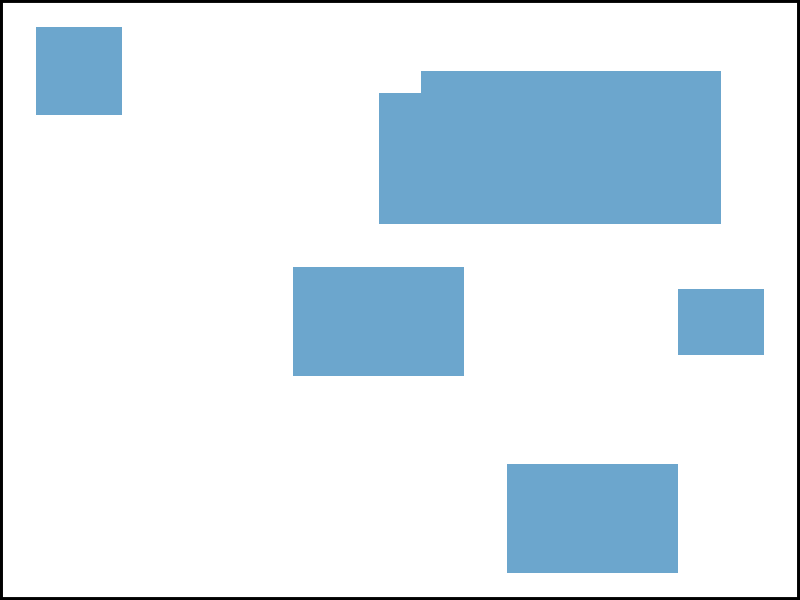

Source code (R):
## ---- chunk 1
knitr::opts_chunk$set(echo = TRUE)
library(tidyverse)
library(readxl)
## ---- chunk 2
# utility function to get rle as a named vector
vec_rle <- function(v){
    temp <- rle(v)
    out <- temp$values
    names(out) <- temp$lengths
    return(out)
}

# utility function to map table with their columns/rows in a bigger table
make_df_index <- function(v){
    table_rle <- vec_rle(v)
    divide_points <- c(0,cumsum(names(table_rle)))
    table_index <- map2((divide_points + 1)[1:length(divide_points)-1],
                        divide_points[2:length(divide_points)],
                        ~.x:.y)
    return(table_index[table_rle])
}

# split a large table in one direction if there are blank columns or rows
split_direction <- function(df,direction = "col"){
    if(direction == "col"){
        col_has_data <- unname(map_lgl(df,~!all(is.na(.x))))
        df_mapping <- make_df_index(col_has_data)
        out <- map(df_mapping,~df[,.x])
    } else if(direction == "row"){
        row_has_data <- df %>% 
            mutate_all(~!is.na(.x)) %>%
            as.matrix() %>% 
            apply(1,any)
        df_mapping <- make_df_index(row_has_data)
        out <- map(df_mapping,~df[.x,])
    }
    return(out)
}

# sometimes different tables are close to each other without empty space in between
# in thoses cases we need to manually insert rows and columns in the dataframe in
# order to make split_df() function to work
insert_row <- function(df,at,on = "below"){
    df <- as_tibble(df)
    if(!is.integer(at)) stop("at should be a integer")
    if(on == "below"){
        
    } else if(on == "above"){
        at <- at - 1
    } else {
        stop("on should be either 'below' or above")
    }
    
    if(at > 0){
        df1 <- df[1:at,]
        df2 <- df[at+1:nrow(df)-at,]
        out <- df1 %>%
            add_row() %>%
            bind_rows(df2)  
    } else if(at == 0) {
        df1 <- df[0,]
        df2 <- df[at+1:nrow(df)-at,]
        out <- df1 %>%
            add_row() %>%
            bind_rows(df2)
    } else {
        stop("Positon 'at' should be at least 1")
    }
    return(out)
}

insert_column <- function(df,at,on = "right"){
    df <- as_tibble(df)
    if(!is.integer(at)) stop("at should be a integer")
    if(on == "right"){
        
    } else if(on == "left"){
        at <- at - 1
    } else {
        stop("on should be either 'right' or left")
    }
    
    if(at > 0){
        df1 <- df[,1:at]
        df1[,1+ncol(df1)] <- NA
        df2 <- df[,at+1:ncol(df)-at]
        out <- df1 %>%
            bind_cols(df2)  
    } else if(at == 0) {
        df1 <- df[,0]
        df1[,1] <- NA
        df2 <- df
        out <- df1 %>%
            bind_cols(df2)
    } else {
        stop("Positon 'at' should be at least 1")
    }
    return(out)
}
## ---- chunk 3
# split a large table into smaller tables if there are blank columns or rows
# if you still see entire rows or columns missing. Please increase complexity
split_df <- function(df,showWarnig = TRUE,complexity = 1){
    if(showWarnig){
        warning("Please don't use first row as column names.")
    }
    
    out <- split_direction(df,"col")
    
    for(i in 1 :complexity){
        out <- out %>%
            map(~split_direction(.x,"row")) %>%
            flatten() %>%
            map(~split_direction(.x,"col")) %>%
            flatten()
    }
    return(out)
    
}

# set first row as column names for a data frame and remove the original first row
set_1row_colname <- function(df){
    colnames(df) <- as.character(df[1,])
    out <- df[-1,]
    return(out)
}

#display the rough shape of table in a sheet with multiple tables
display_table_shape <- function(df){
    colnames(df) <- 1:ncol(df)
    
    out <- df %>%
        map_df(~as.numeric(!is.na(.x))) %>%
        gather(key = "x",value = "value") %>%
        mutate(x = as.numeric(x)) %>%
        group_by(x) %>%
        mutate(y = -row_number()) %>%
        ungroup() %>%
        filter(value == 1) %>%
        ggplot(aes(x = x, y = y,fill = value)) +
        geom_tile(fill = "skyblue3") +
        scale_x_continuous(position = "top") +
        theme_void() +
        theme(legend.position="none",
              panel.border = element_rect(colour = "black", fill=NA, size=2))
    return(out)
}
## ---- chunk 4
library(tidyverse)
library(readxl)
all_table <- read_excel("multiple_tables_sheet.xlsx",col_names = FALSE)
split_df(all_table)

set_1row_colname(split_df(all_table,showWarnig = F)[[2]])

display_table_shape(all_table)


insert_column(mtcars,2L,"right")
insert_column(mtcars,1L,"left")


insert_row(mtcars,2L,"below")
insert_row(mtcars,1L,"above")
## ---- chunk 5
# utility function to get rle as a named vector
vec_rle <- function(v){
    temp <- rle(v)
    out <- temp$values
    names(out) <- temp$lengths
    return(out)
}

# utility function to map table with their columns/rows in a bigger table
make_df_index <- function(v){
    table_rle <- vec_rle(v)
    divide_points <- c(0,cumsum(names(table_rle)))
    table_index <- map2((divide_points + 1)[1:length(divide_points)-1],
                        divide_points[2:length(divide_points)],
                        ~.x:.y)
    return(table_index[table_rle])
}

# split a large table in one direction if there are blank columns or rows
split_direction <- function(df,direction = "col"){
    if(direction == "col"){
        col_has_data <- unname(map_lgl(df,~!all(is.na(.x))))
        df_mapping <- make_df_index(col_has_data)
        out <- map(df_mapping,~df[,.x])
    } else if(direction == "row"){
        row_has_data <- df %>% 
            mutate_all(~!is.na(.x)) %>%
            as.matrix() %>% 
            apply(1,any)
        df_mapping <- make_df_index(row_has_data)
        out <- map(df_mapping,~df[.x,])
    }
    return(out)
}

# sometimes different tables are close to each other without empty space in between
# in thoses cases we need to manually insert rows and columns in the dataframe in
# order to make split_df() function to work
insert_row <- function(df,at,on = "below"){
    df <- as_tibble(df)
    if(!is.integer(at)) stop("at should be a integer")
    if(on == "below"){
        
    } else if(on == "above"){
        at <- at - 1
    } else {
        stop("on should be either 'below' or above")
    }
    
    if(at > 0){
        df1 <- df[1:at,]
        df2 <- df[at+1:nrow(df)-at,]
        out <- df1 %>%
            add_row() %>%
            bind_rows(df2)  
    } else if(at == 0) {
        df1 <- df[0,]
        df2 <- df[at+1:nrow(df)-at,]
        out <- df1 %>%
            add_row() %>%
            bind_rows(df2)
    } else {
        stop("Positon 'at' should be at least 1")
    }
    return(out)
}

insert_column <- function(df,at,on = "right"){
    df <- as_tibble(df)
    if(!is.integer(at)) stop("at should be a integer")
    if(on == "right"){
        
    } else if(on == "left"){
        at <- at - 1
    } else {
        stop("on should be either 'right' or left")
    }
    
    if(at > 0){
        df1 <- df[,1:at]
        df1[,1+ncol(df1)] <- NA
        df2 <- df[,at+1:ncol(df)-at]
        out <- df1 %>%
            bind_cols(df2)  
    } else if(at == 0) {
        df1 <- df[,0]
        df1[,1] <- NA
        df2 <- df
        out <- df1 %>%
            bind_cols(df2)
    } else {
        stop("Positon 'at' should be at least 1")
    }
    return(out)
}

# split a large table into smaller tables if there are blank columns or rows
# if you still see entire rows or columns missing. Please increase complexity
split_df <- function(df,showWarnig = TRUE,complexity = 1){
    if(showWarnig){
        warning("Please don't use first row as column names.")
    }
    
    out <- split_direction(df,"col")
    
    for(i in 1 :complexity){
        out <- out %>%
            map(~split_direction(.x,"row")) %>%
            flatten() %>%
            map(~split_direction(.x,"col")) %>%
            flatten()
    }
    return(out)
    
}

# set first row as column names for a data frame and remove the original first row
set_1row_colname <- function(df){
    colnames(df) <- as.character(df[1,])
    out <- df[-1,]
    return(out)
}

#display the rough shape of table in a sheet with multiple tables
display_table_shape <- function(df){
    colnames(df) <- 1:ncol(df)
    
    out <- df %>%
        map_df(~as.numeric(!is.na(.x))) %>%
        gather(key = "x",value = "value") %>%
        mutate(x = as.numeric(x)) %>%
        group_by(x) %>%
        mutate(y = -row_number()) %>%
        ungroup() %>%
        filter(value == 1) %>%
        ggplot(aes(x = x, y = y,fill = value)) +
        geom_tile(fill = "skyblue3") +
        scale_x_continuous(position = "top") +
        theme_void() +
        theme(legend.position="none",
              panel.border = element_rect(colour = "black", fill=NA, size=2))
    return(out)
}
